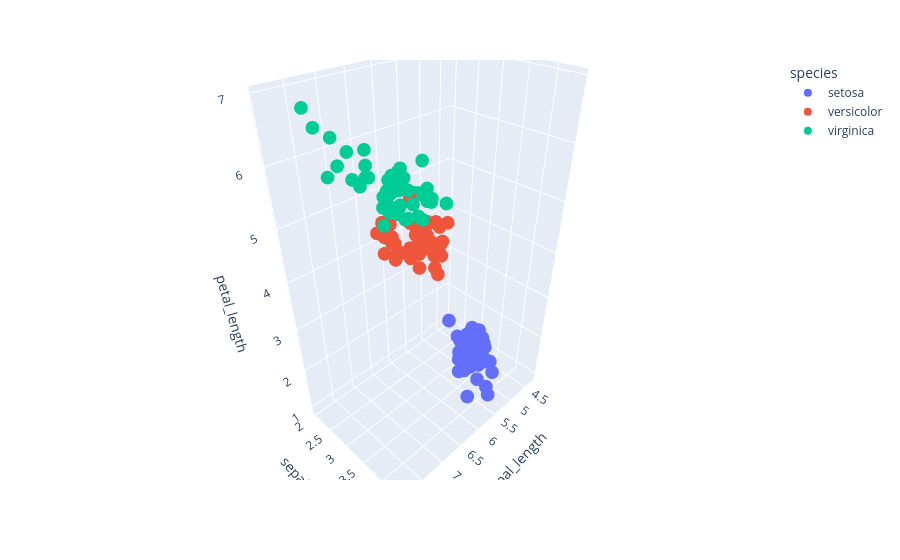

Notebook code for this chart:
### Code cell
# 8 scatter 3d plot
fig8 = px.scatter_3d(df, x='sepal_length', y='sepal_width', z='petal_length', color='species')
fig8.show()
# save the plot
fig8.write_html('fig8.html')

### Figure 1 — Plotly figure (JSON) as saved in the notebook; plotly's stock layout.template omitted (floating-point values rounded to 4 significant figures)
{"data": [{"hovertemplate": "species=setosa<br>sepal_length=%{x}<br>sepal_width=%{y}<br>petal_length=%{z}<extra></extra>", "legendgroup": "setosa", "marker": {"color": "#636efa", "symbol": "circle"}, "mode": "markers", "name": "setosa", "scene": "scene", "showlegend": true, "type": "scatter3d", "x": [5.1, 4.9, 4.7, 4.6, 5.0, 5.4, 4.6, 5.0, 4.4, 4.9, 5.4, 4.8, 4.8, 4.3, 5.8, 5.7, 5.4, 5.1, 5.7, 5.1, 5.4, 5.1, 4.6, 5.1, 4.8, 5.0, 5.0, 5.2, 5.2, 4.7, 4.8, 5.4, 5.2, 5.5, 4.9, 5.0, 5.5, 4.9, 4.4, 5.1, 5.0, 4.5, 4.4, 5.0, 5.1, 4.8, 5.1, 4.6, 5.3, 5.0], "y": [3.5, 3.0, 3.2, 3.1, 3.6, 3.9, 3.4, 3.4, 2.9, 3.1, 3.7, 3.4, 3.0, 3.0, 4.0, 4.4, 3.9, 3.5, 3.8, 3.8, 3.4, 3.7, 3.6, 3.3, 3.4, 3.0, 3.4, 3.5, 3.4, 3.2, 3.1, 3.4, 4.1, 4.2, 3.1, 3.2, 3.5, 3.6, 3.0, 3.4, 3.5, 2.3, 3.2, 3.5, 3.8, 3.0, 3.8, 3.2, 3.7, 3.3], "z": [1.4, 1.4, 1.3, 1.5, 1.4, 1.7, 1.4, 1.5, 1.4, 1.5, 1.5, 1.6, 1.4, 1.1, 1.2, 1.5, 1.3, 1.4, 1.7, 1.5, 1.7, 1.5, 1.0, 1.7, 1.9, 1.6, 1.6, 1.5, 1.4, 1.6, 1.6, 1.5, 1.5, 1.4, 1.5, 1.2, 1.3, 1.4, 1.3, 1.5, 1.3, 1.3, 1.3, 1.6, 1.9, 1.4, 1.6, 1.4, 1.5, 1.4]}, {"hovertemplate": "species=versicolor<br>sepal_length=%{x}<br>sepal_width=%{y}<br>petal_length=%{z}<extra></extra>", "legendgroup": "versicolor", "marker": {"color": "#EF553B", "symbol": "circle"}, "mode": "markers", "name": "versicolor", "scene": "scene", "showlegend": true, "type": "scatter3d", "x": [7.0, 6.4, 6.9, 5.5, 6.5, 5.7, 6.3, 4.9, 6.6, 5.2, 5.0, 5.9, 6.0, 6.1, 5.6, 6.7, 5.6, 5.8, 6.2, 5.6, 5.9, 6.1, 6.3, 6.1, 6.4, 6.6, 6.8, 6.7, 6.0, 5.7, 5.5, 5.5, 5.8, 6.0, 5.4, 6.0, 6.7, 6.3, 5.6, 5.5, 5.5, 6.1, 5.8, 5.0, 5.6, 5.7, 5.7, 6.2, 5.1, 5.7], "y": [3.2, 3.2, 3.1, 2.3, 2.8, 2.8, 3.3, 2.4, 2.9, 2.7, 2.0, 3.0, 2.2, 2.9, 2.9, 3.1, 3.0, 2.7, 2.2, 2.5, 3.2, 2.8, 2.5, 2.8, 2.9, 3.0, 2.8, 3.0, 2.9, 2.6, 2.4, 2.4, 2.7, 2.7, 3.0, 3.4, 3.1, 2.3, 3.0, 2.5, 2.6, 3.0, 2.6, 2.3, 2.7, 3.0, 2.9, 2.9, 2.5, 2.8], "z": [4.7, 4.5, 4.9, 4.0, 4.6, 4.5, 4.7, 3.3, 4.6, 3.9, 3.5, 4.2, 4.0, 4.7, 3.6, 4.4, 4.5, 4.1, 4.5, 3.9, 4.8, 4.0, 4.9, 4.7, 4.3, 4.4, 4.8, 5.0, 4.5, 3.5, 3.8, 3.7, 3.9, 5.1, 4.5, 4.5, 4.7, 4.4, 4.1, 4.0, 4.4, 4.6, 4.0, 3.3, 4.2, 4.2, 4.2, 4.3, 3.0, 4.1]}, {"hovertemplate": "species=virginica<br>sepal_length=%{x}<br>sepal_width=%{y}<br>petal_length=%{z}<extra></extra>", "legendgroup": "virginica", "marker": {"color": "#00cc96", "symbol": "circle"}, "mode": "markers", "name": "virginica", "scene": "scene", "showlegend": true, "type": "scatter3d", "x": [6.3, 5.8, 7.1, 6.3, 6.5, 7.6, 4.9, 7.3, 6.7, 7.2, 6.5, 6.4, 6.8, 5.7, 5.8, 6.4, 6.5, 7.7, 7.7, 6.0, 6.9, 5.6, 7.7, 6.3, 6.7, 7.2, 6.2, 6.1, 6.4, 7.2, 7.4, 7.9, 6.4, 6.3, 6.1, 7.7, 6.3, 6.4, 6.0, 6.9, 6.7, 6.9, 5.8, 6.8, 6.7, 6.7, 6.3, 6.5, 6.2, 5.9], "y": [3.3, 2.7, 3.0, 2.9, 3.0, 3.0, 2.5, 2.9, 2.5, 3.6, 3.2, 2.7, 3.0, 2.5, 2.8, 3.2, 3.0, 3.8, 2.6, 2.2, 3.2, 2.8, 2.8, 2.7, 3.3, 3.2, 2.8, 3.0, 2.8, 3.0, 2.8, 3.8, 2.8, 2.8, 2.6, 3.0, 3.4, 3.1, 3.0, 3.1, 3.1, 3.1, 2.7, 3.2, 3.3, 3.0, 2.5, 3.0, 3.4, 3.0], "z": [6.0, 5.1, 5.9, 5.6, 5.8, 6.6, 4.5, 6.3, 5.8, 6.1, 5.1, 5.3, 5.5, 5.0, 5.1, 5.3, 5.5, 6.7, 6.9, 5.0, 5.7, 4.9, 6.7, 4.9, 5.7, 6.0, 4.8, 4.9, 5.6, 5.8, 6.1, 6.4, 5.6, 5.1, 5.6, 6.1, 5.6, 5.5, 4.8, 5.4, 5.6, 5.1, 5.1, 5.9, 5.7, 5.2, 5.0, 5.2, 5.4, 5.1]}], "layout": {"legend": {"title": {"text": "species"}, "tracegroupgap": 0}, "margin": {"t": 60}, "scene": {"domain": {"x": [0, 1], "y": [0, 1]}, "xaxis": {"title": {"text": "sepal_length"}}, "yaxis": {"title": {"text": "sepal_width"}}, "zaxis": {"title": {"text": "petal_length"}}}}}
